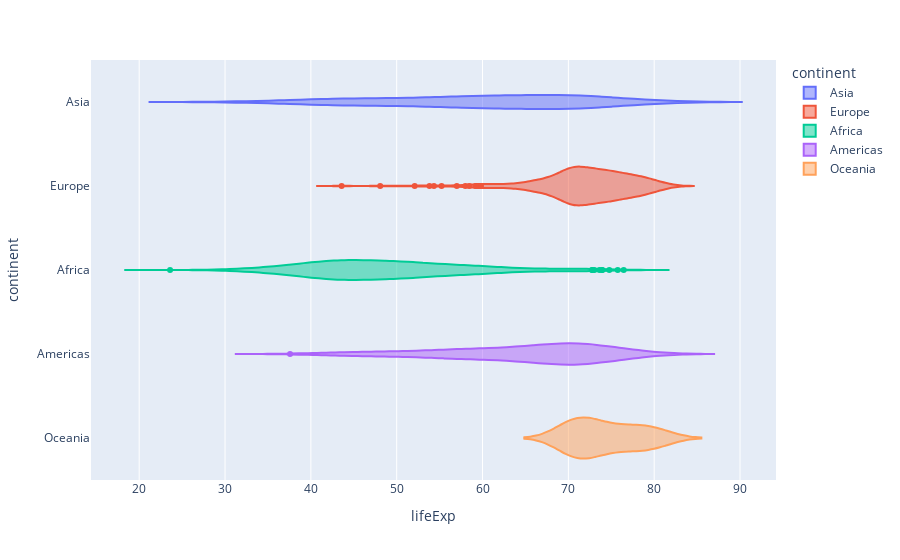

Here is the notebook cell this chart was saved with:
### Markdown cell above
[Back to top](#Index:) 

### Problem 7

#### Violin Plot of Life Expectancy by Continent with `plotly`



Create a Violin Plot of the Life Expectancy by continent using `plotly`.

### Code cell
#violin plot by continent in plotly

px.violin(gapminder, x = "lifeExp", y = "continent", color = "continent")

### Figure 1 — Plotly figure (JSON) as saved in the notebook; plotly's stock layout.template omitted (floating-point values rounded to 4 significant figures; data arrays with more than 128 entries replaced by an {"elided": "..."} marker saying what was removed)
{"data": [{"alignmentgroup": "True", "box": {"visible": false}, "hovertemplate": "continent=%{y}<br>lifeExp=%{x}<extra></extra>", "legendgroup": "Asia", "marker": {"color": "#636efa"}, "name": "Asia", "offsetgroup": "Asia", "orientation": "h", "scalegroup": "True", "showlegend": true, "type": "violin", "x": {"elided": "396 float values"}, "x0": " ", "xaxis": "x", "y": {"elided": "396 str values"}, "y0": " ", "yaxis": "y"}, {"alignmentgroup": "True", "box": {"visible": false}, "hovertemplate": "continent=%{y}<br>lifeExp=%{x}<extra></extra>", "legendgroup": "Europe", "marker": {"color": "#EF553B"}, "name": "Europe", "offsetgroup": "Europe", "orientation": "h", "scalegroup": "True", "showlegend": true, "type": "violin", "x": {"elided": "360 float values"}, "x0": " ", "xaxis": "x", "y": {"elided": "360 str values"}, "y0": " ", "yaxis": "y"}, {"alignmentgroup": "True", "box": {"visible": false}, "hovertemplate": "continent=%{y}<br>lifeExp=%{x}<extra></extra>", "legendgroup": "Africa", "marker": {"color": "#00cc96"}, "name": "Africa", "offsetgroup": "Africa", "orientation": "h", "scalegroup": "True", "showlegend": true, "type": "violin", "x": {"elided": "624 float values"}, "x0": " ", "xaxis": "x", "y": {"elided": "624 str values"}, "y0": " ", "yaxis": "y"}, {"alignmentgroup": "True", "box": {"visible": false}, "hovertemplate": "continent=%{y}<br>lifeExp=%{x}<extra></extra>", "legendgroup": "Americas", "marker": {"color": "#ab63fa"}, "name": "Americas", "offsetgroup": "Americas", "orientation": "h", "scalegroup": "True", "showlegend": true, "type": "violin", "x": {"elided": "300 float values"}, "x0": " ", "xaxis": "x", "y": {"elided": "300 str values"}, "y0": " ", "yaxis": "y"}, {"alignmentgroup": "True", "box": {"visible": false}, "hovertemplate": "continent=%{y}<br>lifeExp=%{x}<extra></extra>", "legendgroup": "Oceania", "marker": {"color": "#FFA15A"}, "name": "Oceania", "offsetgroup": "Oceania", "orientation": "h", "scalegroup": "True", "showlegend": true, "type": "violin", "x": [69.12, 70.33, 70.93, 71.1, 71.93, 73.49, 74.74, 76.32, 77.56, 78.83, 80.37, 81.23, 69.39, 70.26, 71.24, 71.52, 71.89, 72.22, 73.84, 74.32, 76.33, 77.55, 79.11, 80.2], "x0": " ", "xaxis": "x", "y": ["Oceania", "Oceania", "Oceania", "Oceania", "Oceania", "Oceania", "Oceania", "Oceania", "Oceania", "Oceania", "Oceania", "Oceania", "Oceania", "Oceania", "Oceania", "Oceania", "Oceania", "Oceania", "Oceania", "Oceania", "Oceania", "Oceania", "Oceania", "Oceania"], "y0": " ", "yaxis": "y"}], "layout": {"legend": {"title": {"text": "continent"}, "tracegroupgap": 0}, "margin": {"t": 60}, "violinmode": "overlay", "xaxis": {"anchor": "y", "domain": [0, 1], "title": {"text": "lifeExp"}}, "yaxis": {"anchor": "x", "categoryarray": ["Oceania", "Americas", "Africa", "Europe", "Asia"], "categoryorder": "array", "domain": [0, 1], "title": {"text": "continent"}}}}
